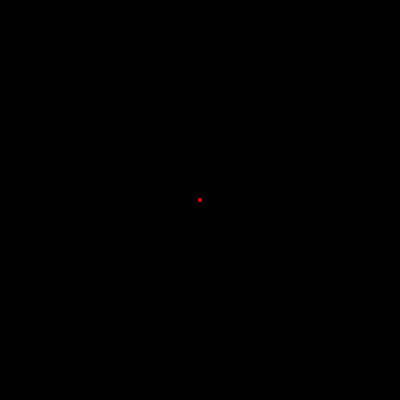
Frame 1 (no input)
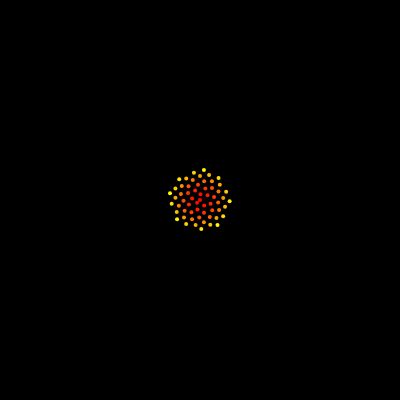
Frame 60 (no input)
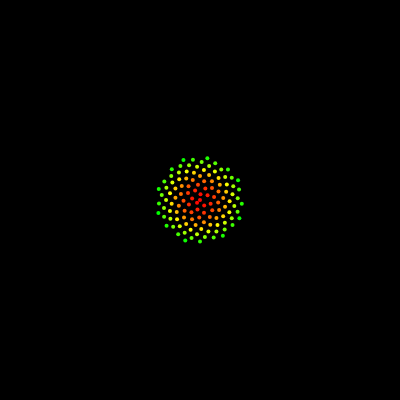
Frame 120 (the mouse pressed at the canvas centre since frame 60)

The p5.js sketch that drew these frames (run headless with seeded random() and noise() and a simulated clock; from frame 60 on, the mouse is pressed at the canvas centre):

// p5.js sketch
// ── sketch.js
/**
 * @Author: Alex Shelton
 * @Date:   2019-08-17T21:29:22-05:00
 * @Email:  as305218@ohio.edu
 * @Filename: sketch.js
 * @Last modified by:   Alex Shelton
 * @Last modified time: 2019-08-17T21:57:20-05:00
 */

// theta = n ∗ 137.5◦,  r = c√n,
//
// Where 'n' is the numbering of seeds outward
// theta is the angle between a reference direction and position vector
// of the nth term
//
// r is the distance between the center and the center of nth term

//uses polar coordinates need to plot those into cartesian
//x = radius*cos(theta);
//y = radius*sin(theta);

var n = 0;
var c = 4;


function setup(){
  createCanvas(400,400);
  background(0);
  angleMode(DEGREES); //changes angle mode to degrees
  colorMode(HSB);

}

function draw(){
  translate(width/2,height/2); //for polar to cartesian

  let a = n*137.5;
  let r = c*sqrt(n);
  let x = r*cos(a);
  let y = r*sin(a);
  n++;

  fill(n%256,255,255);
  noStroke();
  ellipse(x,y,4);


}
